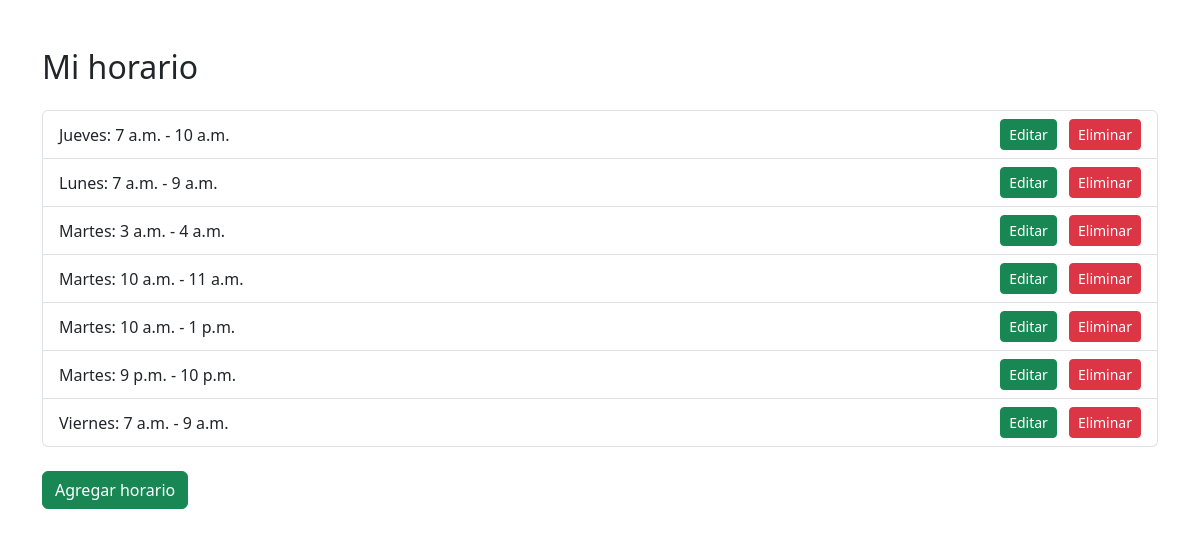
Before: / with the older database file.
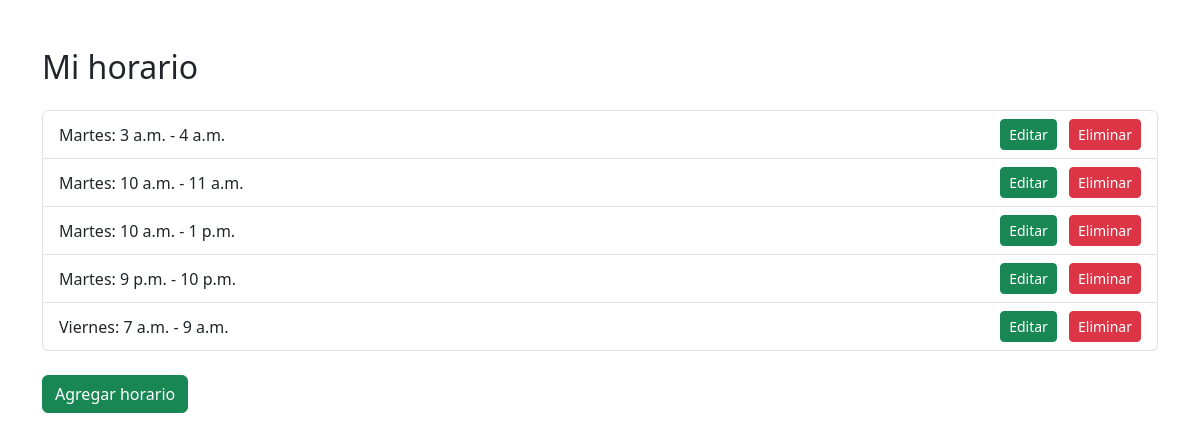
After: the same page with the newer database file.
### busyschedule/models.py (models this page shows, shortened)
class ClassSchedule(models.Model):
    day = models.CharField(max_length=10, choices=[
        ('Lunes', 'Lunes'),
        ('Martes', 'Martes'),
        ('Miércoles', 'Miércoles'),
        ('Jueves', 'Jueves'),
        ('Viernes', 'Viernes'),
        ('Sábado', 'Sábado'),
        ('Domingo', 'Domingo'),
    ])
    start_time = models.TimeField()
    end_time = models.TimeField()

### busyschedule/views.py (the view)
# urls.py: path('', views.home, name='home'),
def home(request):
    schedules = ClassSchedule.objects.all().order_by('day', 'start_time')
    return render(request, 'home.html', {'schedules': schedules})

### busyschedule/templates/home.html (shortened to what this page needs)
<!DOCTYPE html>
<html lang="es">
<head>
    <link href="https://cdn.jsdelivr.net/npm/bootstrap@5.3.0/dist/css/bootstrap.min.css" rel="stylesheet">
</head>
<body class="container mt-5">
<h2 class="mb-4">Mi horario</h2>
<ul class="list-group">
  {% for s in schedules %}
    <li class="list-group-item d-flex justify-content-between align-items-center">
    <span>{{ s.day }}: {{ s.start_time }} - {{ s.end_time }}</span>
    <span>
        <a href="{% url 'edit_schedule' s.pk %}" class="btn btn-sm btn-success me-2">Editar</a>
        <a href="{% url 'delete_schedule' s.pk %}" class="btn btn-sm btn-danger">Eliminar</a>
    </span>
    </li>
  {% empty %}
    <li class="list-group-item text-muted">No tienes horarios registrados.</li>
  {% endfor %}
</ul>
<a href="{% url 'schedule' %}" class="btn btn-success mt-4">Agregar horario</a>

Changed rows visible on the page:
removed ClassSchedule: day "Jueves", start_time "7 a.m.", end_time "10 a.m."
removed ClassSchedule: day "Lunes", start_time "7 a.m.", end_time "9 a.m."
